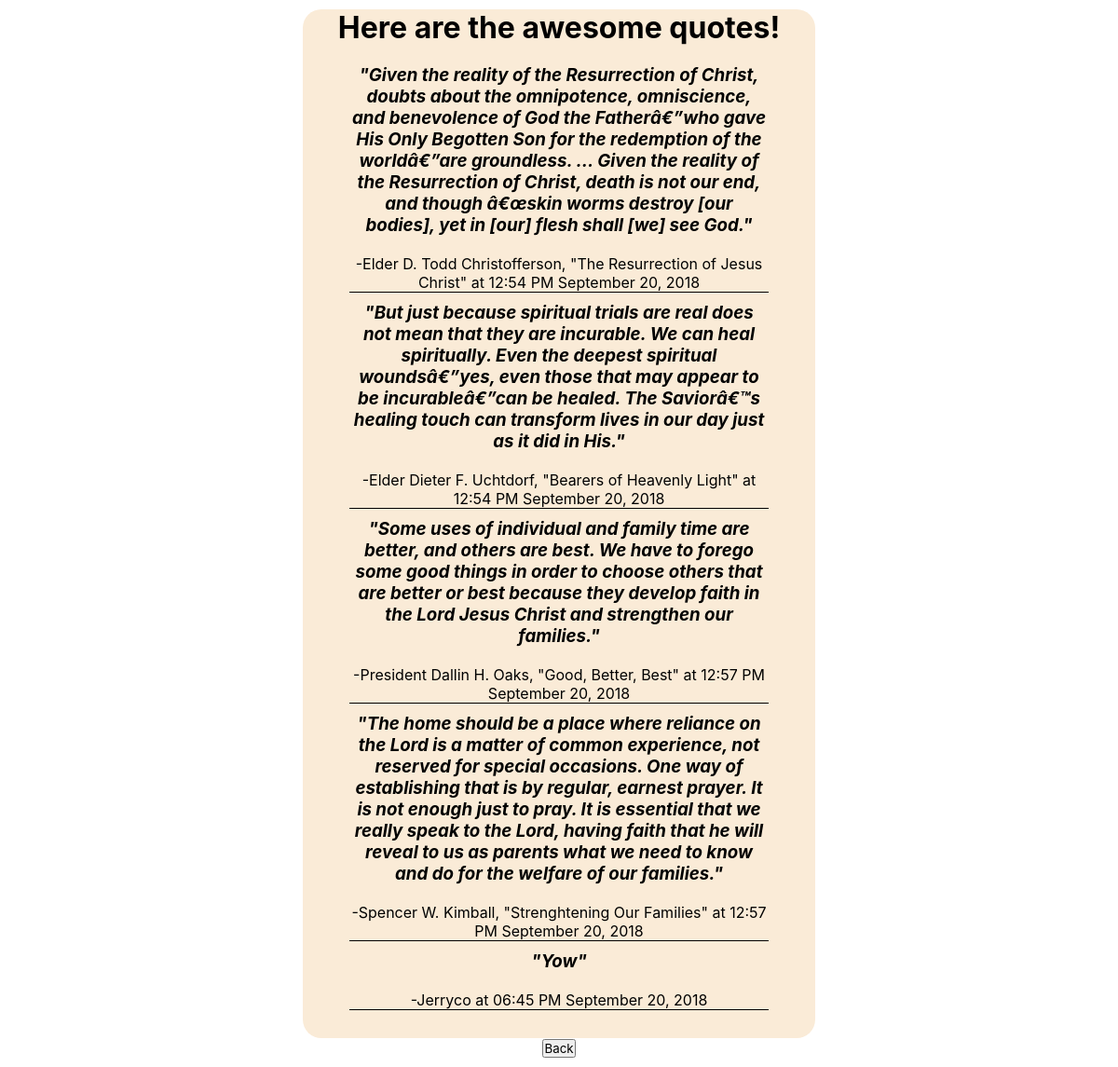
Screenshot of /views/main.php with the database file from the repository.
### tables this page shows
CREATE TABLE `dojo_quotes` (
  `id` int(11) NOT NULL AUTO_INCREMENT,
  `name` varchar(255) DEFAULT NULL,
  `quote` text,
  `created_at` datetime DEFAULT NULL,
  `updated_at` datetime DEFAULT NULL,
  PRIMARY KEY (`id`)
);

### views/new-connection.php (called while the page is built, shortened)
<?php
    $connection = mysqli_connect(DB_HOST,DB_USER,DB_PASS,DB_DATABASE);
    function fetch_all($query)
    {
    $data = array();
    global $connection;
    $result = $connection->query($query);
    while($row = mysqli_fetch_assoc($result))
    {
        $data[] = $row;
    }
    return $data;
    }
?>

### views/main.php (the view, shortened to what this page needs)
<?php
    require_once('new-connection.php');
    $query = "SELECT name, quote, DATE_FORMAT(created_at, '%h:%i %p %M %d, %Y') AS date_added FROM dojo_quotes";
    $quotes = fetch_all($query);
?>
<!DOCTYPE html>
<html lang="en">
<head>
    <link rel="stylesheet" href="../assets/css/main.css">
</head>
<body>
    <div id="wrapper">
        <div id="header">
            <h1>Here are the awesome quotes!</h1>
        </div>
        <div id="quotes_display">
            <div class="quote">
                <ul>
                <?php
                    foreach($quotes as $quote)
                    {
                        echo "<li><div class='divider'><h3 class='quote_format'>".'"'."{$quote['quote']}".'"'."</h3><br>-{$quote['name']} at {$quote['date_added']}</div></li>";
                    }
                ?>
                  </ul>
            </div>
        </div>
        <div id="add_another">
            <form action="process.php" method="post">
                <input type="submit" value="Back" name="back">
            </form>
        </div>
    </div>
</body>
</html>

### assets/css/main.css (style rules this page uses)
* { margin: 0px; padding: 0px; font-family: -apple-system, BlinkMacSystemFont, 'Segoe UI', Roboto, Oxygen, Ubuntu, Cantarell, 'Open Sans', 'Helvetica Neue', sans-serif; }
body #wrapper { padding: 10px 0px; text-align: center; }
body #wrapper #header { background-color: antiquewhite; width: 550px; margin: 0 auto; border-radius: 20px 20px 0px 0px; }
body #wrapper #quotes_display { background-color: antiquewhite; width: 550px; margin: 0 auto; padding: 20px 0px; border-radius: 0px 0px 20px 20px; }
body #wrapper #quotes_display .quote ul li { list-style-type: none; margin-bottom: 10px; }
body #wrapper #quotes_display .quote ul li .divider { width: 450px; border-bottom: 1px solid black; margin: 0 auto; }
body #wrapper #quotes_display .quote ul li .quote_format { font-style: italic; }

### rows the page displays
dojo_quotes: quote "Given the reality of the Resurrection of Christ, doubts about the omnipotence, omniscience, and benevolence of God the Fatherâ€”who gave His Only Begotten Son for the redemption of the worldâ€”are groundless. ... Given the reality of the Resurrection of Christ, death is not our end, and though â€œskin worms destroy [our bodies], yet in [our] flesh shall [we] see God.", name "Elder D. Todd Christofferson, \"The Resurrection of Jesus Christ\"", date_added "12:54 PM September 20, 2018"
dojo_quotes: quote "But just because spiritual trials are real does not mean that they are incurable. We can heal spiritually. Even the deepest spiritual woundsâ€”yes, even those that may appear to be incurableâ€”can be healed. The Saviorâ€™s healing touch can transform lives in our day just as it did in His.", name "Elder Dieter F. Uchtdorf, \"Bearers of Heavenly Light\"", date_added "12:54 PM September 20, 2018"
dojo_quotes: quote "Some uses of individual and family time are better, and others are best. We have to forego some good things in order to choose others that are better or best because they develop faith in the Lord Jesus Christ and strengthen our families.", name "President Dallin H. Oaks, \"Good, Better, Best\"", date_added "12:57 PM September 20, 2018"
dojo_quotes: quote "The home should be a place where reliance on the Lord is a matter of common experience, not reserved for special occasions. One way of establishing that is by regular, earnest prayer. It is not enough just to pray. It is essential that we really speak to the Lord, having faith that he will reveal to us as parents what we need to know and do for the welfare of our families.", name "Spencer W. Kimball, \"Strenghtening Our Families\"", date_added "12:57 PM September 20, 2018"
dojo_quotes: quote "Yow", name "Jerryco", date_added "06:45 PM September 20, 2018"
